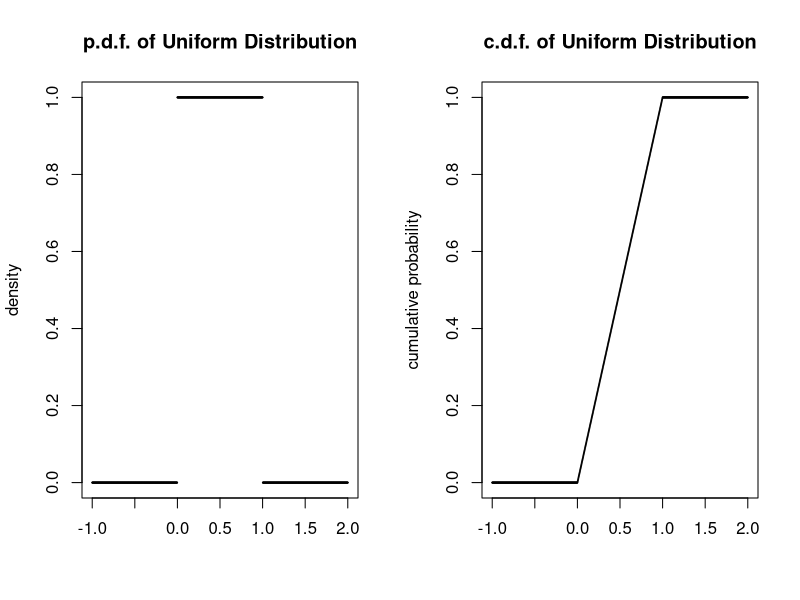
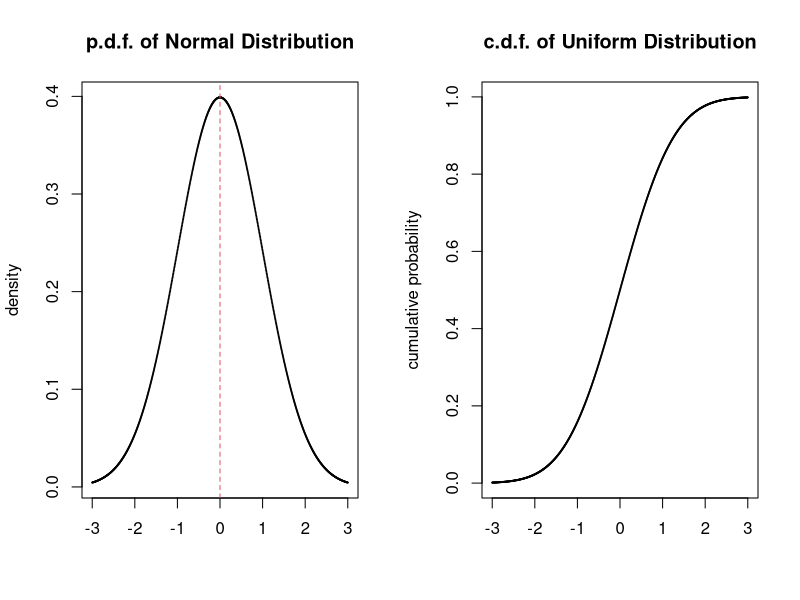
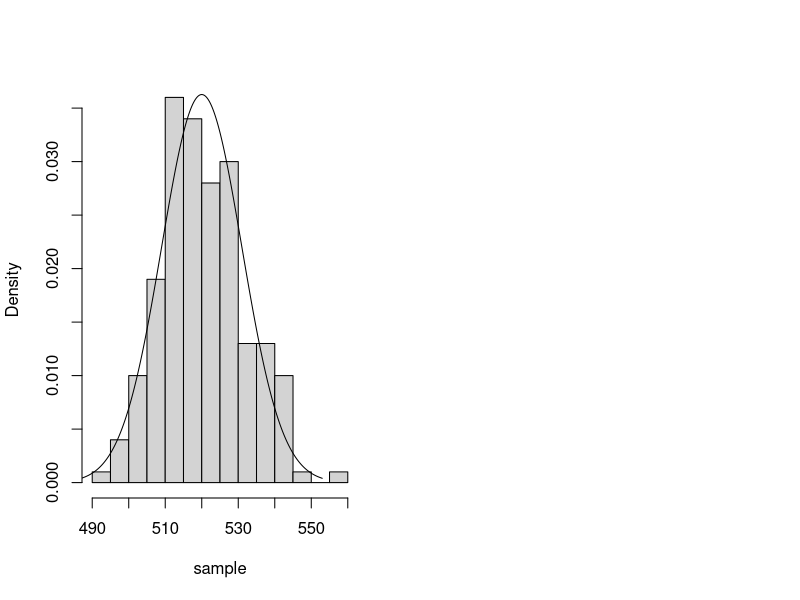

Reproduce these figures in R, in order. (Note: this script raises an error after producing the figures.)
### day2 ###

#===========================================================
#  		   확률밀도함수와 누적분포함수 (p.12)					
#===========================================================
#균일분포의 p.d.f. : dunif(x,0,1)
#균일분포의 c.d.f. : punif(x,0,1)
#균일분포의 p.d.f.와 c.d.f. 그리기
par(mfrow=c(1,2))
x <- seq(from=-1, to=2, length.out=1000)
plot(x, dunif(x,0,1), cex=0.1, xlab='', ylab='density'
     , main='p.d.f. of Uniform Distribution')
plot(x, punif(x,0,1), cex=0.1, xlab='', ylab='cumulative probability'
     , main='c.d.f. of Uniform Distribution')

#표준정규분포의 p.d.f. : dnrom(x, mean=0, sd=1)
#표준정규분포의 c.d.f. : rnorm(x, mean=0, sd=1)
#표준정규분포의 p.d.f.와 c.d.f. 그리기
par(mfrow=c(1,2))
x <- seq(from=-3, to=3, length.out=1000)
plot(x, dnorm(x,0,1), cex=0.1, xlab='', ylab='density'
     , main='p.d.f. of Normal Distribution')
abline(v=0, col=2, lty=2) #평균의 위치 표시
plot(x, pnorm(x,0,1), cex=0.1, xlab='', ylab='cumulative probability'
     , main='c.d.f. of Uniform Distribution')

#===========================================================
#  			           이항분포	(p.18)			
#===========================================================
#5개 맞힐 확률
dbinom(5, 10, 1/2)
#5개 이하 맞힐 확률
pbinom(5, 10, 1/2)

#8개 이상 맞힐 확률
1-pbinom(7, 10, 1/2)
#윗부분 확률 구할 때는 lower.tail 옵션 사용
pbinom(7, 10, 1/2, lower.tail=F)

#===========================================================
#    	                 정규분포	(p.20)				
#===========================================================
#515kg이하인 철근이 생산될 확률
pnorm(515, mean=520, sd=11)

#530kg이상인 철근이 생산될 확률
pnorm(530, mean=520, sd=11, lower.tail=F)

#하위 10%인 철근의 무게는
qnorm(0.1, mean=520, sd=11)

### 정규분포를 따르는 표본 생성
#평균이 520, 표준편차가 11인 정규분포에서 200개 생성
sample <- rnorm(200, mean=520, sd=11)
sample[1:5]

#생성된 sample의 히스토그램
hist(sample, main='', freq=F)

#N(520,121)의 밀도함수
x <- seq(-3,3,length=500)*11+520
lines(x,dnorm(x, 520, 11))

#===========================================================
#               중심극한정리 (p.22)				
#===========================================================
### 중심극한정리 실습 1 ###
#모집단 : 0.7*N(0,1) + 0.3*N(4,1)(혼합정규분포)
#모집단(혼합정규분포)에서 표본을 생성하는 함수
mixture.generate <- function(n){
  X<-c()
  for(X.ind in 1:n){
    asdf<-sample(c(1,2),1,prob=c(0.7,0.3))
    if(asdf==1) X[X.ind]<-rnorm(1,0,1)
    if(asdf==2) X[X.ind]<-rnorm(1,4,1)
  }
  return(X)
}

#n마다 10000개 표본평균의 히스토그램을 그리는 함수
CLT.practice <- function(n){
  sample.means <- c()
  for(i in 1:10000){
    x <- mixture.generate(n)
    sample.means[i] <- mean(x)
  }
  titles <- paste('Histogram of sample mean with n=',n,sep='')
  hist(sample.means, xlim=c(-2,5), freq=F, main=titles) 
}

par(mfrow=c(2,2))
set.seed(123)
#모집단의 분포
X <- mixture.generate(n) #혼합정규분포에서 1000개 생성
hist(X, freq=F, ylim=c(0,0.3), breaks=20, xlab='', main='Population')

x <- seq(-3,7,length.out=1000)
lines(x, 0.7*dnorm(x)+0.3*dnorm(x,4,1))

#표본평균의 분포
for(n in c(5,30,200)){
  CLT.practice(n) 
}

### 중심극한정리 실습 2 ###
#모집단 : (0,1)에서의 균일분포
#n마다 10000개 표본평균의 히스토그램을 그리는 함수
UNI.CLT <- function(n){
  sample.means <- c()
  for(i in 1:10000){
    x <- runif(n,0,1)
    sample.means[i] <- mean(x)
  }
  titles <- paste('Histogram of sample mean with n=',n,sep='')
  hist(sample.means, xlim=c(0,1), main=titles)
}

par(mfrow=c(2,2))
set.seed(123)
#모집단의 분포
X <- runif(1000,0,1) #균일분포에서 1000개 생성
hist(X, freq=F, breaks=20, xlab='', main='Population')

x <- seq(0,1,length.out=1000)
lines(x, dunif(x,0,1))

#표본평균의 분포
for(n in c(5,30,200)){
  UNI.CLT(n) 
}

#===========================================================
#                   신뢰구간	(p.37)				
#===========================================================
#앞의 문제의 예제의 상황에서 100(1-alpha)% 신뢰구간을 구한다.
n <- 64
sample.mean <- 27.75
alpha <- 0.01

#모표준편차가 5로 알려진 정규모집단인 경우
se <- qnorm(alpha/2, lower.tail=F)*5/sqrt(n)
(ci1 <- data.frame(lower=sample.mean-se, upper=sample.mean+se))

#모표준편차가 알려져 있지 않은 정규모집단인 경우
se <- qt(alpha/2, n-1, lower.tail=F)*5.083/sqrt(n)
(ci2 <- data.frame(lower=sample.mean-se, upper=sample.mean+se))

#===========================================================
#             모평균에 관한 가설 검정 (p.41)
#===========================================================
#데이터 : 앞의 예제에서 사용한 창던지기 기록
data.test <- c(64,64.8,66,63.5,65,68,67,63.6,67.6,68.9)
t.test(data.test, alternative="greater", mu=65)

#===========================================================
#            이표본에 의한 모평균의 비교 (p.47)
#===========================================================
#데이터 : 두 지역(A,B)에서 오존생성률(ozone concentration)을 독립적으로 측정한 자료
#두 지역의 오존생성률의 평균이 같은지 비교
sample <- data.frame(ozone=c(3,4,4,3,2,3,1,3,5,2,5,5,6,7,4,4,3,5,6,5),region=rep(c('A','B'),each=10) )

#상자그림
ggplot(sample, aes(x=region, y=ozone,  fill=region)) + geom_boxplot()

#이표본 비교
t.test(ozone~region, data=sample)

#===========================================================
#       대응비교(쌍체비교)에 의한 모평균의 비교 (p.50)
#===========================================================
#데이터 : 앞 예제에서 사용한 음식 조절 이후 체중 비교 자료
#음식 조절법의 효과가 있는지 검정
sample <- data.frame(before=c(82.1,78.1,86.2,84.8,95.2,91.6,75.3,78.5,83.0,83.5)
                     ,after=c(80.7,78.1,83.9,83.5,91.2,91.2,72.6,76.2,81.6,81.2))

d <- sample$after-sample$before

#대응비교 검정
t.test(d, alternative='less')

#===========================================================
#             이표본에 의한 분산비 검정 (p.56)
#===========================================================
#데이터 : 두 지역(B,C)에서 오존생성률(ozone concentration)을 독립적으로 측정한 자료
#두 지역의 오존생성률의 분산이 같은지 비교
sample <- data.frame(ozone=c(5,5,6,7,4,4,3,5,6,5,3,3,2,1,10,4,3,11,3,10),region=rep(c('B','C'),each=10) )

#분산 비교
var.test(ozone~region, data=sample)